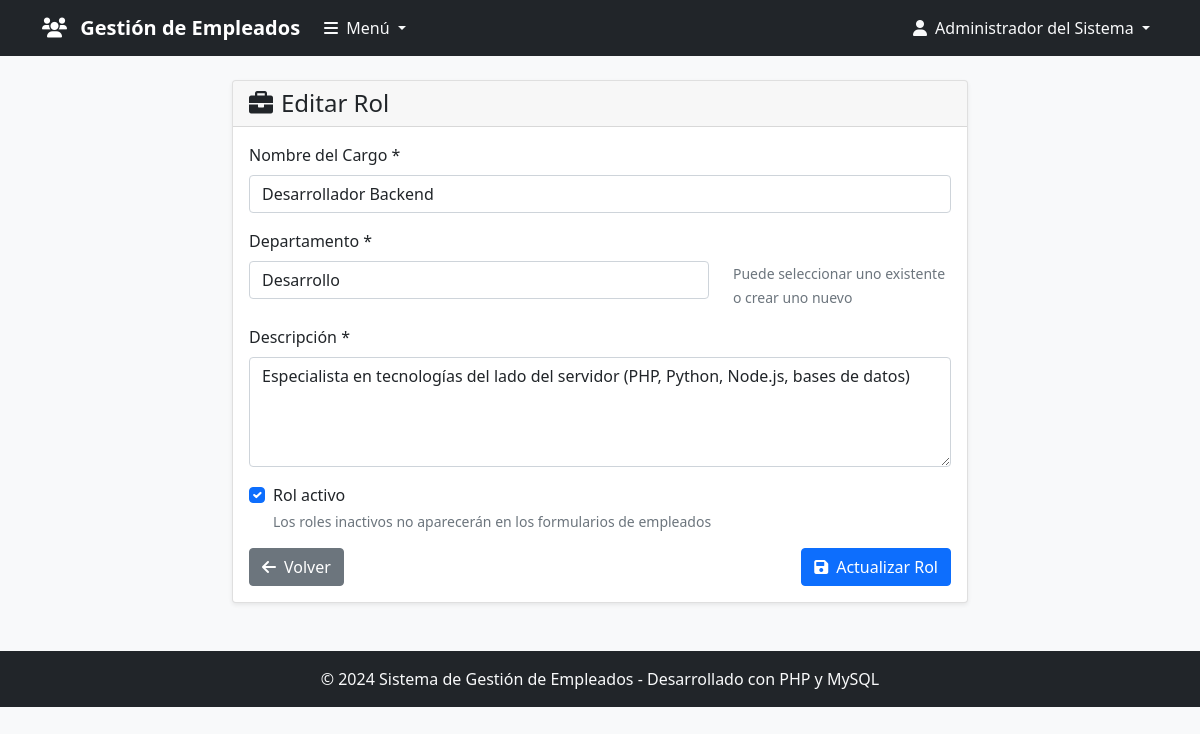
The app's page /editar_rol.php?id=2 (signed in) with its own data.
### tables this page shows
CREATE TABLE IF NOT EXISTS roles (
    id INT AUTO_INCREMENT PRIMARY KEY,
    nombre_cargo VARCHAR(100) NOT NULL UNIQUE,
    departamento VARCHAR(50) NOT NULL,
    descripcion TEXT,
    activo BOOLEAN DEFAULT TRUE,
    fecha_creacion TIMESTAMP DEFAULT CURRENT_TIMESTAMP
);

### models/Rol.php (called while the page is built, shortened)
<?php
class Rol {
    private $conn;
    private $table_name = "roles";
    public $id;
    public function __construct($db) {
        $this->conn = $db;
    }
    public function leerUno() {
        $query = "SELECT id, nombre_cargo, departamento, descripcion, activo
                  FROM " . $this->table_name . "
                  WHERE id = ? LIMIT 0,1";
        $stmt = $this->conn->prepare($query);
        $stmt->bindParam(1, $this->id);
        $stmt->execute();
        $row = $stmt->fetch(PDO::FETCH_ASSOC);
        if($row) {
            $this->nombre_cargo = $row['nombre_cargo'];
            $this->departamento = $row['departamento'];
            $this->descripcion = $row['descripcion'];
            $this->activo = $row['activo'];
            return true;
        }
        return false;
    }
}
?>

### editar_rol.php (the view, shortened to what this page needs)
<?php
require_once 'models/Rol.php';
$database = new Database();
$db = $database->getConnection();
$rol = new Rol($db);
$rol->id = $_GET['id'];
if(!$rol->leerUno()) {
    header("Location: roles.php");
    exit();
}
include_once 'includes/header.php';
?>
<div class="row justify-content-center">
    <div class="col-md-8">
        <div class="card">
            <div class="card-header">
                <h4 class="mb-0">
                    <i class="fas fa-briefcase me-2"></i>Editar Rol
                </h4>
            </div>
            <div class="card-body">
                <form method="POST" action="">
                    <div class="mb-3">
                        <label for="nombre_cargo" class="form-label">Nombre del Cargo *</label>
                        <input type="text"
                               class="form-control"
                               id="nombre_cargo"
                               name="nombre_cargo"
                               value="<?php echo isset($_POST['nombre_cargo']) ? htmlspecialchars($_POST['nombre_cargo']) : htmlspecialchars($rol->nombre_cargo); ?>"
                               placeholder="Ej: Desarrollador Full Stack"
                               required>
                    </div>
                    <div class="mb-3">
                        <label for="departamento" class="form-label">Departamento *</label>
                        <div class="row">
                            <div class="col-md-8">
                                <input type="text"
                                       class="form-control"
                                       id="departamento"
                                       name="departamento"
                                       value="<?php echo isset($_POST['departamento']) ? htmlspecialchars($_POST['departamento']) : htmlspecialchars($rol->departamento); ?>"
                                       placeholder="Ej: Desarrollo"
                                       list="departamentos_existentes"
                                       required>
                            </div>
                            <div class="col-md-4">
                                <small class="form-text text-muted">
                                    Puede seleccionar uno existente o crear uno nuevo
                                </small>
                            </div>
                        </div>
                    </div>
                    <div class="mb-3">
                        <label for="descripcion" class="form-label">Descripción *</label>
                        <textarea class="form-control"
                                  id="descripcion"
                                  name="descripcion"
                                  rows="4"
                                  placeholder="Describa las responsabilidades y habilidades requeridas para este cargo..."
                                  required><?php echo isset($_POST['descripcion']) ? htmlspecialchars($_POST['descripcion']) : htmlspecialchars($rol->descripcion); ?></textarea>
                    </div>
                    <div class="mb-3">
                        <div class="form-check">
                            <input class="form-check-input"
                                   type="checkbox"
                                   id="activo"
                                   name="activo"
                                   <?php echo (isset($_POST['activo']) ? $_POST['activo'] : $rol->activo) ? 'checked' : ''; ?>>
                            <label class="form-check-label" for="activo">
                                Rol activo
                            </label>
                            <small class="form-text text-muted d-block">
                                Los roles inactivos no aparecerán en los formularios de empleados
                            </small>
                        </div>
                    </div>
                    <div class="d-flex justify-content-between">
                        <a href="roles.php" class="btn btn-secondary">
                            <i class="fas fa-arrow-left me-2"></i>Volver
                        </a>
                        <button type="submit" class="btn btn-primary">
                            <i class="fas fa-save me-2"></i>Actualizar Rol
                        </button>
                    </div>
                </form>
            </div>
        </div>
    </div>
</div>
<?php include_once 'includes/footer.php'; ?>

### includes/header.php (style rules this page uses)
body { background-color: #f8f9fa; }
.card { box-shadow: 0 0.125rem 0.25rem rgba(0, 0, 0, 0.075); border: 1px solid rgba(0, 0, 0, 0.125); }

### records on screen
roles: nombre_cargo "Desarrollador Backend", departamento "Desarrollo", descripcion "Especialista en tecnologías del lado del servidor (PHP, Python, Node.js, bases de datos)", activo "☑"

### other values on screen
$usuario_actual['nombre_completo'] "Administrador del Sistema"
